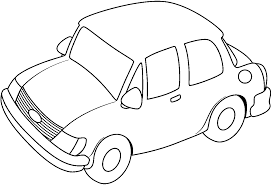
#> input picture Lab Works/FIltering/car.png, 272 x 185 px
$ jupyter execute Filtering.ipynb
#> lines starting #> are read from the running program, lines starting #| are printed output that depends on the picture
[cell 1]
import numpy as np
import cv2
import matplotlib.pyplot as plt

[cell 2]
img=cv2.imread('car.png')
#> img is the input picture: shape (185, 272, 3); min 0, max 255, mean 242

[cell 3]
filter=np.array([[1,1,1],[0,0,0],[-1,-1,-1]])

[cell 4]
identity = cv2.filter2D(src=img, ddepth=-1, kernel=filter)
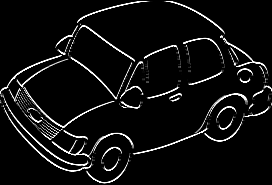
#> identity: shape (185, 272, 3); min 0, max 255, mean 15.9
